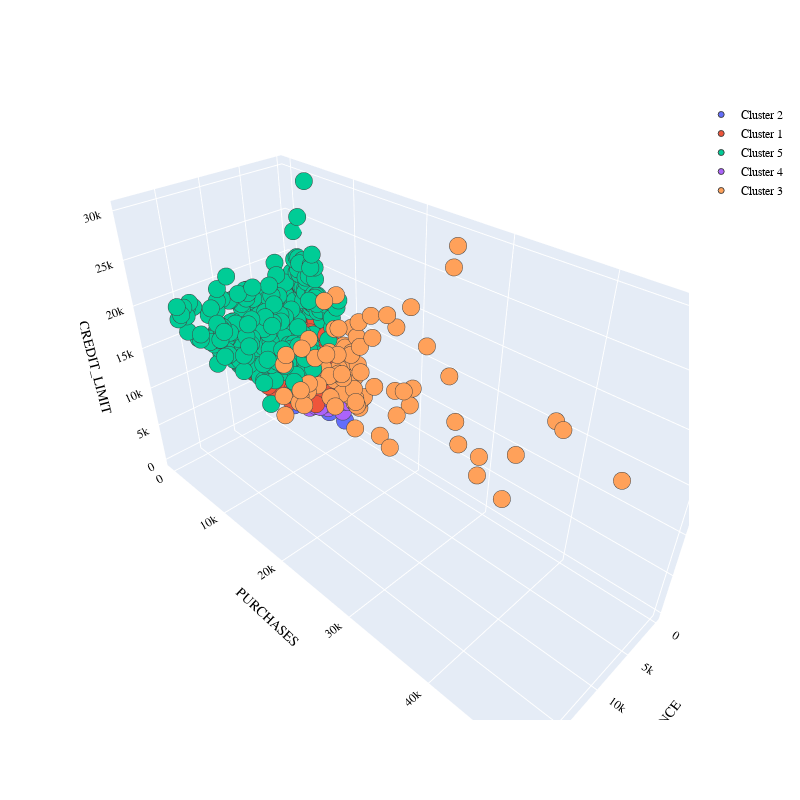

The notebook cell saved with this chart:
### Code cell
#Now let’s visualize the credit card clusters we found from our cluster analysis:
import plotly.graph_objects as go
PLOT = go.Figure()
for i in list(data["CREDIT_CARD_SEGMENTS"].unique()):
    

    PLOT.add_trace(go.Scatter3d(x = data[data["CREDIT_CARD_SEGMENTS"]== i]['BALANCE'],
                                y = data[data["CREDIT_CARD_SEGMENTS"] == i]['PURCHASES'],
                                z = data[data["CREDIT_CARD_SEGMENTS"] == i]['CREDIT_LIMIT'],                        
                                mode = 'markers',marker_size = 6, marker_line_width = 1,
                                name = str(i)))
PLOT.update_traces(hovertemplate='BALANCE: %{x} <br>PURCHASES %{y} <br>DCREDIT_LIMIT: %{z}')

    
PLOT.update_layout(width = 800, height = 800, autosize = True, showlegend = True,
                   scene = dict(xaxis=dict(title = 'BALANCE', titlefont_color = 'black'),
                                yaxis=dict(title = 'PURCHASES', titlefont_color = 'black'),
                                zaxis=dict(title = 'CREDIT_LIMIT', titlefont_color = 'black')),
                   font = dict(family = "Gilroy", color  = 'black', size = 12))

### Figure 1 — Plotly figure (JSON) as saved in the notebook; plotly's stock layout.template omitted (floating-point values rounded to 4 significant figures; data arrays with more than 128 entries replaced by an {"elided": "..."} marker saying what was removed)
{"data": [{"hovertemplate": "BALANCE: %{x} <br>PURCHASES %{y} <br>DCREDIT_LIMIT: %{z}", "marker": {"line": {"width": 1}, "size": 6}, "mode": "markers", "name": "Cluster 2", "type": "scatter3d", "x": {"elided": "4138 float values"}, "y": {"elided": "4138 float values"}, "z": {"elided": "4138 float values"}}, {"hovertemplate": "BALANCE: %{x} <br>PURCHASES %{y} <br>DCREDIT_LIMIT: %{z}", "marker": {"line": {"width": 1}, "size": 6}, "mode": "markers", "name": "Cluster 1", "type": "scatter3d", "x": {"elided": "1634 float values"}, "y": {"elided": "1634 float values"}, "z": {"elided": "1634 float values"}}, {"hovertemplate": "BALANCE: %{x} <br>PURCHASES %{y} <br>DCREDIT_LIMIT: %{z}", "marker": {"line": {"width": 1}, "size": 6}, "mode": "markers", "name": "Cluster 5", "type": "scatter3d", "x": {"elided": "535 float values"}, "y": {"elided": "535 float values"}, "z": {"elided": "535 int values"}}, {"hovertemplate": "BALANCE: %{x} <br>PURCHASES %{y} <br>DCREDIT_LIMIT: %{z}", "marker": {"line": {"width": 1}, "size": 6}, "mode": "markers", "name": "Cluster 4", "type": "scatter3d", "x": {"elided": "2246 float values"}, "y": {"elided": "2246 float values"}, "z": {"elided": "2246 float values"}}, {"hovertemplate": "BALANCE: %{x} <br>PURCHASES %{y} <br>DCREDIT_LIMIT: %{z}", "marker": {"line": {"width": 1}, "size": 6}, "mode": "markers", "name": "Cluster 3", "type": "scatter3d", "x": [2393.0, 19040.0, 975.9, 4560.0, 9048.0, 6571.0, 2723.0, 5131.0, 11210.0, 13480.0, 2643.0, 2549.0, 11550.0, 1312.0, 1203.0, 3453.0, 2691.0, 2493.0, 8782.0, 1088.0, 3123.0, 1482.0, 7761.0, 10360.0, 3879.0, 4419.0, 2072.0, 3108.0, 1894.0, 4011.0, 2793.0, 972.7, 1367.0, 8152.0, 2774.0, 1229.0, 8810.0, 3392.0, 3454.0, 1917.0, 912.4, 5383.0, 1378.0, 3477.0, 1513.0, 5919.0, 847.2, 788.3, 4005.0, 984.7, 11640.0, 5969.0, 6774.0, 9753.0, 11630.0, 3123.0, 8700.0, 3012.0, 2693.0, 4200.0, 2998.0, 4859.0, 10120.0, 1269.0, 2005.0, 6956.0, 776.9, 1162.0, 975.4, 6257.0, 4061.0, 6372.0, 2307.0, 1128.0, 2902.0, 3967.0, 2370.0, 946.1, 348.3, 2980.0, 561.0, 4228.0, 2017.0], "y": [12460.0, 22010.0, 10220.0, 10850.0, 11190.0, 9325.0, 10410.0, 32540.0, 11150.0, 41050.0, 26400.0, 13770.0, 49040.0, 10700.0, 11310.0, 11680.0, 12470.0, 27960.0, 11670.0, 9735.0, 11200.0, 14600.0, 14330.0, 12650, 9796.0, 12550.0, 17410.0, 26580.0, 22750.0, 40040.0, 9661.0, 10550.0, 12375, 25620.0, 21800.0, 11410.0, 25380.0, 38900.0, 31300.0, 12620.0, 10710.0, 9737.0, 14300.0, 9683.0, 15700.0, 9321.0, 11510.0, 9114.0, 9134.0, 10240.0, 15110.0, 22380.0, 14215, 10200.0, 14690.0, 10760.0, 20420.0, 27790.0, 13010.0, 11650.0, 35130.0, 9282.0, 10170.0, 17945, 20750.0, 11500.0, 11520.0, 10900.0, 9586.0, 9229.0, 22500, 22100.0, 12780.0, 14450.0, 11250.0, 10150.0, 9935.0, 10920.0, 11880.0, 26780.0, 11577, 11990.0, 12020.0], "z": [2800, 18000, 10500, 7500, 10000, 8500, 19500, 11500, 11000, 17000, 16500, 14500, 22500, 6000, 6000, 10500, 13000, 9000, 16000, 8500, 7500, 15500, 16000, 10500, 19000, 17000, 19500, 28000, 18000, 18000, 8500, 9000, 16500, 17000, 13000, 9000, 14500, 18000, 7500, 15000, 15000, 9000, 18000, 12500, 3000, 15000, 10500, 12000, 10500, 7500, 12000, 14500, 9000, 15000, 13600, 10000, 17000, 12000, 7000, 16500, 12000, 9000, 14000, 18000, 10000, 14000, 4500, 12000, 12000, 9400, 23000, 7500, 6200, 9000, 9500, 9800, 10000, 5000, 6000, 30000, 5500, 13450, 8000]}], "layout": {"autosize": true, "font": {"color": "black", "family": "Gilroy", "size": 12}, "height": 800, "scene": {"xaxis": {"title": {"font": {"color": "black"}, "text": "BALANCE"}}, "yaxis": {"title": {"font": {"color": "black"}, "text": "PURCHASES"}}, "zaxis": {"title": {"font": {"color": "black"}, "text": "CREDIT_LIMIT"}}}, "showlegend": true, "width": 800}}
